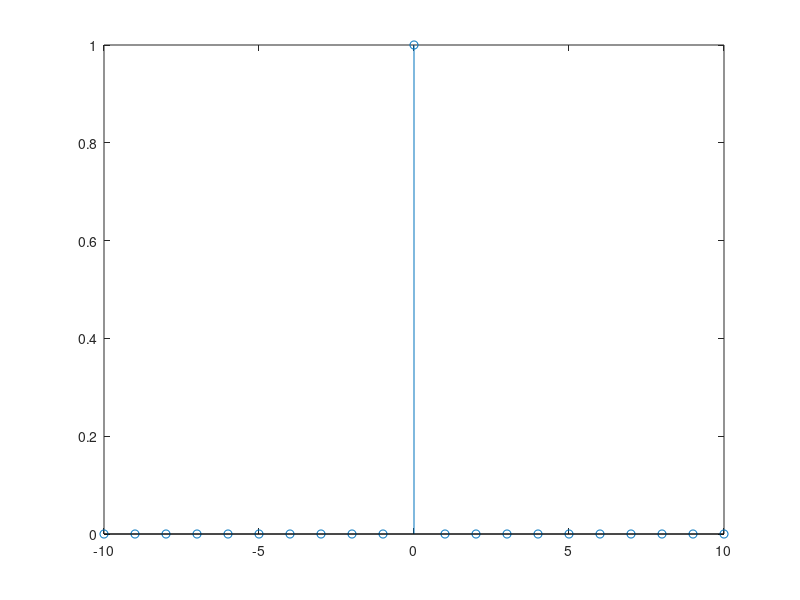

Write the MATLAB code that produced this figure.
clc
clear all
close all

x = -10 : 10;
n = length(x);

for (i = 1 : n)
    if x(i) == 0
        u(i) = 1;
    else
        u(i) = 0;
    end
end

stem(x, u);